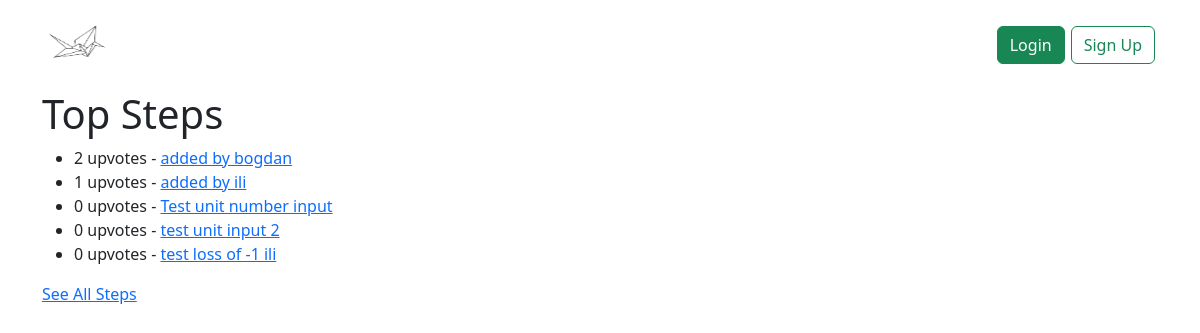
Page /profile/top-steps/ on the committed database.
### users/models.py (models this page shows, shortened)
class Step(models.Model):
    user = models.ForeignKey(User, on_delete=models.CASCADE, default=1)
    step_title = models.CharField("Method title", max_length=200)
    step_description = models.CharField("Method description", max_length=1000)
    pub_date = models.DateTimeField("date published", null=True, blank=True)
    upvotes = models.ManyToManyField(User, related_name='upvoted_steps')
    unit_number = models.FloatField("Unit Number", default=0)

### users/views.py (the view)
# urls.py: path('profile/top-steps/', views.top_steps, name='top-steps'),
def top_steps(request):
    top_step_list = get_top_steps()
    context = {
        "top_step_list": top_step_list,
    }
    return render(request, 'users/top-steps.html', context)

### users/views.py (called while the page is built)
def get_top_steps():
    return Step.objects.annotate(total_upvotes=Count('upvotes')).order_by('-total_upvotes')[:5]

### users/templates/users/top-steps.html
{% extends 'base.html' %}
{% block content %}
    <h1>Top Steps</h1>
    {% if top_step_list %}
        <ul>
        {% for step in top_step_list %}
            <li>{{ step.total_upvotes }} upvotes - <a href="{% url 'users:detail' step.id %}">{{ step.step_title }}</a></li>
        {% endfor %}
        </ul>
    {% else %}
        <p>No steps are available.</p>
    {% endif %}
    <a href="{% url 'users:step-recent-all' %}" class="btn-morphism">See All Steps</a>
{% endblock %}

### static/main.css (style rules this page uses)
body { height:100%; width:100%; position: absolute; }

### rows in the picture
Step: total_upvotes "2", step_title "added by bogdan"
Step: total_upvotes "1", step_title "added by ili"
Step: total_upvotes "0", step_title "Test unit number input"
Step: total_upvotes "0", step_title "test unit input 2"
Step: total_upvotes "0", step_title "test loss of -1 ili"
